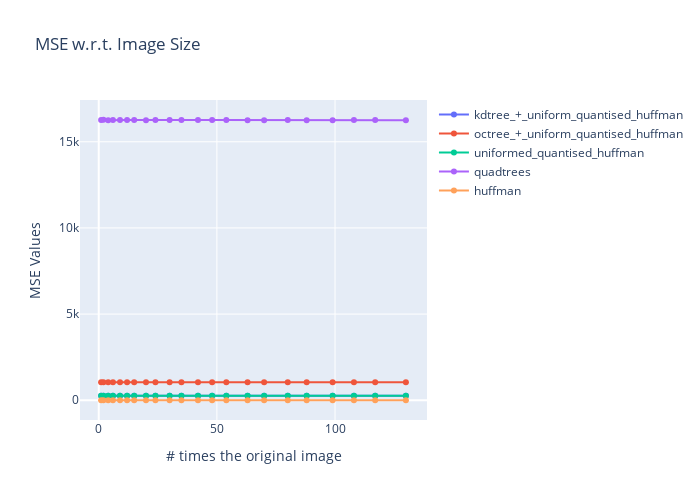

The notebook cell saved with this chart:
### Code cell
filter = {'huffman', 'uniformed_quantised_huffman', 'kdtree_+_uniform_quantised_huffman', 'quadtrees', 'octree_+_uniform_quantised_huffman'}
filtered_stats = dict()
# print(list(compressedTimes.keys()))
for item in filter:
    if item in compressedTimes.keys():
        filtered_stats[item] = copy.deepcopy(mseValues[item])
plot_image(pixel_counts, filtered_stats, "MSE w.r.t. Image Size", "MSE Values")

### Figure 1 — Plotly figure (JSON) as saved in the notebook; plotly's stock layout.template omitted (floating-point values rounded to 4 significant figures)
{"data": [{"mode": "lines+markers", "name": "kdtree_+_uniform_quantised_huffman", "type": "scatter", "x": [1, 2, 4, 6, 9, 12, 15, 20, 24, 30, 35, 42, 48, 54, 63, 70, 80, 88, 99, 108, 117, 130], "y": [255.1, 254.9, 254.8, 254.9, 254.8, 254.9, 254.8, 254.8, 254.8, 254.9, 254.9, 254.9, 254.8, 254.9, 254.9, 254.9, 254.8, 254.9, 254.9, 254.8, 254.8, 254.9]}, {"mode": "lines+markers", "name": "octree_+_uniform_quantised_huffman", "type": "scatter", "x": [1, 2, 4, 6, 9, 12, 15, 20, 24, 30, 35, 42, 48, 54, 63, 70, 80, 88, 99, 108, 117, 130], "y": [1051.0, 1052.0, 1051.0, 1052.0, 1051.0, 1051.0, 1051.0, 1050.0, 1051.0, 1051.0, 1051.0, 1051.0, 1051.0, 1051.0, 1051.0, 1051.0, 1051.0, 1051.0, 1051.0, 1051.0, 1051.0, 1051.0]}, {"mode": "lines+markers", "name": "uniformed_quantised_huffman", "type": "scatter", "x": [1, 2, 4, 6, 9, 12, 15, 20, 24, 30, 35, 42, 48, 54, 63, 70, 80, 88, 99, 108, 117, 130], "y": [255.1, 254.9, 254.8, 254.9, 254.8, 254.9, 254.8, 254.8, 254.8, 254.9, 254.9, 254.9, 254.8, 254.9, 254.9, 254.9, 254.8, 254.9, 254.9, 254.8, 254.8, 254.9]}, {"mode": "lines+markers", "name": "quadtrees", "type": "scatter", "x": [1, 2, 4, 6, 9, 12, 15, 20, 24, 30, 35, 42, 48, 54, 63, 70, 80, 88, 99, 108, 117, 130], "y": [16270.0, 16280.0, 16250.0, 16260.0, 16260.0, 16260.0, 16260.0, 16250.0, 16260.0, 16260.0, 16260.0, 16260.0, 16260.0, 16260.0, 16260.0, 16250.0, 16260.0, 16250.0, 16260.0, 16260.0, 16260.0, 16260.0]}, {"mode": "lines+markers", "name": "huffman", "type": "scatter", "x": [1, 2, 4, 6, 9, 12, 15, 20, 24, 30, 35, 42, 48, 54, 63, 70, 80, 88, 99, 108, 117, 130], "y": [0, 0.0001707, 0.01153, 0.002888, 0.007433, 0, 0, 0, 0.001318, 0, 0.003073, 0.0001383, 0, 0.0005263, 0.0002947, 0, 1.5e-05, 0.002142, 0.001594, 0.0004646, 0.001081, 0.0003472]}], "layout": {"height": 500, "showlegend": true, "title": {"text": "MSE w.r.t. Image Size"}, "width": 700, "xaxis": {"autorange": true, "range": [-8.071, 139.1], "title": {"text": "# times the original image"}, "type": "linear"}, "yaxis": {"autorange": false, "range": [-1146.0, 17420.0], "title": {"text": "MSE Values"}, "type": "linear"}}}
